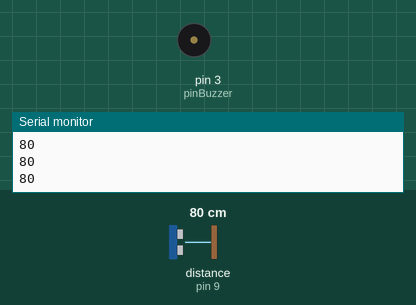
The sketch below on a simulated Arduino Uno, built with avr-gcc and run on an emulated ATmega328P. On the bench: buzzer (waves = sounding), the last lines printed to the serial monitor. Wiring (inferred from the names in the program): ultrasonic range finder: trigger pin 10; echo pin 9. The inputs (shaded band) are chosen by the test bench; at power-on: distance to the obstacle (sensor on pin 9) 80 cm. The echo pulse lasts 58.3 µs per cm.

Above: at 1.2 s.
1.3 s: distance to the obstacle (sensor on pin 9) set to 23 cm
2.8 s: distance to the obstacle (sensor on pin 9) set to 18 cm
At 4.2 s:
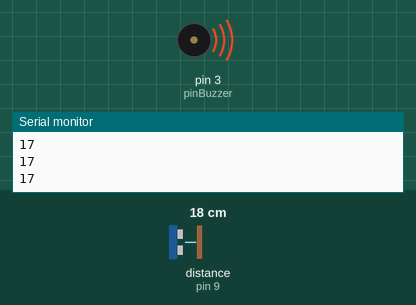
Timing chart, 0 to 5.8 s (numbered marks = the images above; inputs shaded):
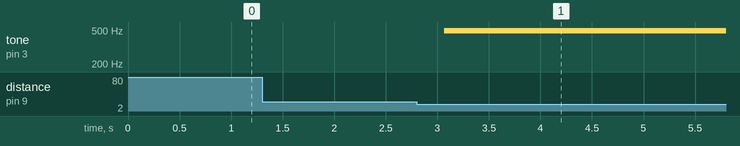

Measured:
- the behaviour switches between 21 and 20 cm on distance to the obstacle (sensor on pin 9) (found by bisection; images 0 and 1)
- after the input at 2.8 s, tone on pin 3 (pinBuzzer): silent → 490 Hz after 0.27 s

The sketch:

distancia_brunzidor_distancia_cotxe.ino
```cpp
int TRIG = 10;
int ECO = 9;
int pinBuzzer = 3;
int DURACIO;
int DISTANCIA;

void setup(){
  pinMode(TRIG, OUTPUT);
  pinMode(ECO, INPUT);
  pinMode(pinBuzzer, OUTPUT);
  Serial.begin(9600); //activa el cami de dades des de larduino a lordinador
}

void loop(){
  digitalWrite(TRIG, HIGH);
  delay(1);
  digitalWrite(TRIG, LOW);
  DURACIO = pulseIn(ECO, HIGH); //pulseIn espera rebre un valor per un pin. En aquest cas es el pin ECO i espera rebre un valor ALT.
  DISTANCIA = DURACIO/58.2;
  Serial.println(DISTANCIA); //fa que a la pantalla es printi una linia amb un valor concret.
  delay(200);
  if(DISTANCIA <= 20 && DISTANCIA >= 0){
    analogWrite(pinBuzzer, 460);
    delay(DISTANCIA * 10);
    digitalWrite(pinBuzzer, 0);
  }
}
```
